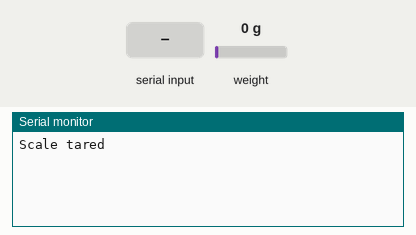
This sketch was run on a simulated Raspberry Pi Pico. Shown: the last lines printed to the serial monitor. The test bench sets the inputs (shaded band); at power-on: weight on the scale 0 g.

Above: at 2.2 s.
2.3 s: "WEIGH\n" received over Serial
At 3.1 s:
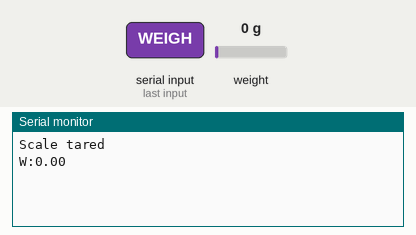
4.3 s: "PING\n" received over Serial
At 5.5 s:
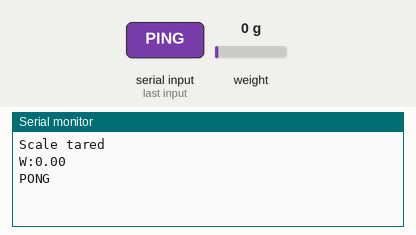

Measured:
- after the input at 2.3 s, the serial monitor: prints a new line after 0.50 s (image 1)
- after the input at 4.3 s, the serial monitor: prints a new line at once (image 2)

The sketch:

esp32_active_212.ino
```cpp
// snippet: esp32_active_212
// tags: esp32, active, serial, command, hx711
// boards: avr, esp32, megaavr, nano33iot, romi32u4, rp2040
// library: HX711
// description: ESP32 active sketch: TARE zeros HX711 on DT=4 SCK=5
// prompts: esp32, active, sketch, zeros, hx711, sck=5
// verified: compile-only
// source: kd-generated (id 212)
// exact-include: HX711.h

#include <HX711.h>

#define DT_PIN 4
#define SCK_PIN 5

HX711 scale;
float weight = 0.0;

void setup() {
  Serial.begin(115200);
  scale.begin(DT_PIN, SCK_PIN);
  scale.set_scale(2280.0);  // Calibrate with known weight
  scale.tare();  // HX711: zero the scale (averaged reading -> offset)
  Serial.println("Scale tared");
}

void loop() {
  if (Serial.available() > 0) {
    String command = Serial.readStringUntil('\n');
    command.trim();

    if (command == "TARE") {
      scale.tare();  // HX711: zero the scale (averaged reading -> offset)
      Serial.println("Scale tared");
    } else if (command == "WEIGH") {
      weight = scale.get_units(5);  // HX711: averaged reading in units (after tare + set_scale)
      Serial.print("W:");
      Serial.println(weight);
    } else if (command == "PING") {
      Serial.println("PONG");
    }
  }
}
```
